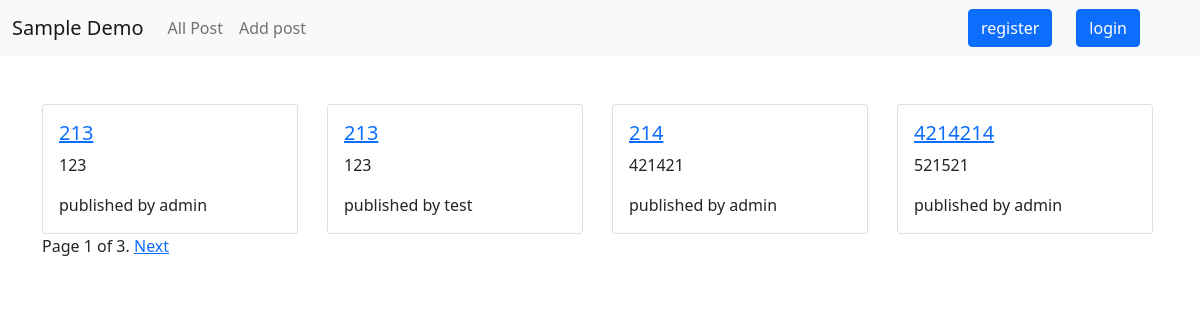
The app's page /, older data.
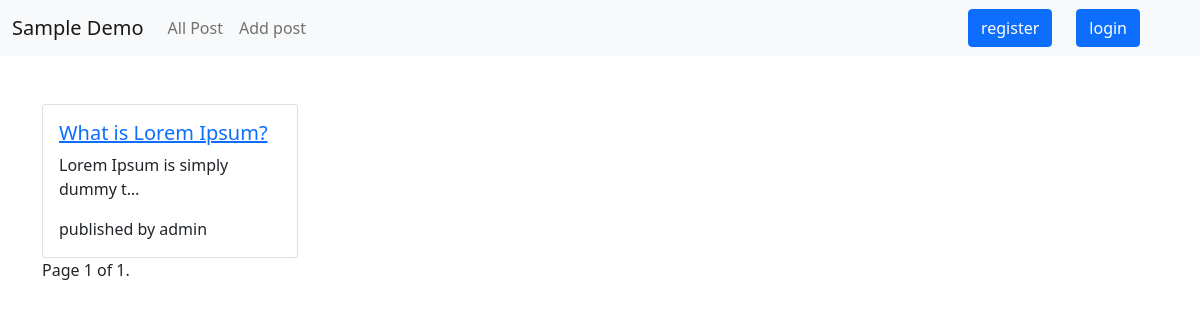
The same page, newer data.
### blog/models.py (models this page shows, shortened)
class Post(models.Model):
    title = models.CharField(max_length=250)
    slug = models.SlugField(max_length=250,default=uuid1,unique=True)
    author = models.ForeignKey(
        User,
        on_delete=models.CASCADE,)
    body = models.TextField()
    created = models.DateTimeField(auto_now_add=True)
    updated = models.DateTimeField(auto_now=True)
    def get_url(self):
        return reverse(
            'post_detail',
            args=[
                self.slug,
            ]
        )

### blog/views.py (the view)
# urls.py: path('', views.index ,name='index'),
def index(request):
    posts = Post.objects.all()
    limit = 4
    paginator = Paginator(posts, limit)  # 实例化一个分页对象
    page = request.GET.get('page')  # 获取页码
    try:
        posts = paginator.page(page)  # 获取某页对应的记录
    except PageNotAnInteger:  # 如果页码不是个整数
        posts = paginator.page(1)  # 取第一页的记录
    except EmptyPage:  # 如果页码太大，没有相应的记录
        posts = paginator.page(paginator.num_pages)  # 取最后一页的记录
    return render(request,'blog/index.html', locals())

### templates/blog/index.html (shortened to what this page needs)
<!doctype html>
<html lang="en">
<head>
  <link href="https://cdn.jsdelivr.net/npm/bootstrap@5.1.1/dist/css/bootstrap.min.css" rel="stylesheet"
>
</head>
<body>
  {% include 'includes/navbar.html' %}
  <div class="container">
    <div class="row">
      {% for post in posts %}
      <div class="col-md-3 mt-5">
        <div class="card" style="width: 16rem;">
          <div class="card-body">
            <a href="{{ post.get_url }}">
              <h5 class="card-title">{{ post.title }}</h5>
            </a>
            <p class="card-text">{{ post.body|truncatechars:30 }}</p>
            <p class="card-text">published by {{ post.author }}</p>
          </div>
        </div>
      </div>
      {% endfor %}
      <div>
        <span>
          <span>
            Page {{ posts.number }} of {{ posts.paginator.num_pages }}.
          </span>
          {% if posts.has_next %}
          <a href="?page={{ posts.next_page_number }}">Next</a>
          {% endif %}
        </span>
      </div>
    </div>
  </div>
</body>
</html>

Row changes from the older to the newer data that the page shows:
removed Post: title "213", body "123", author "admin"
removed Post: title "213", body "123", author "test"
removed Post: title "214", body "421421", author "admin"
removed Post: title "4214214", body "521521", author "admin"
added Post: title "What is Lorem Ipsum?", body "Lorem Ipsum is simply dummy t…", author "admin"
Text that changed along with them:
{{ posts.paginator.num_pages }}: "3" → "1"
text no longer shown: "Next"
